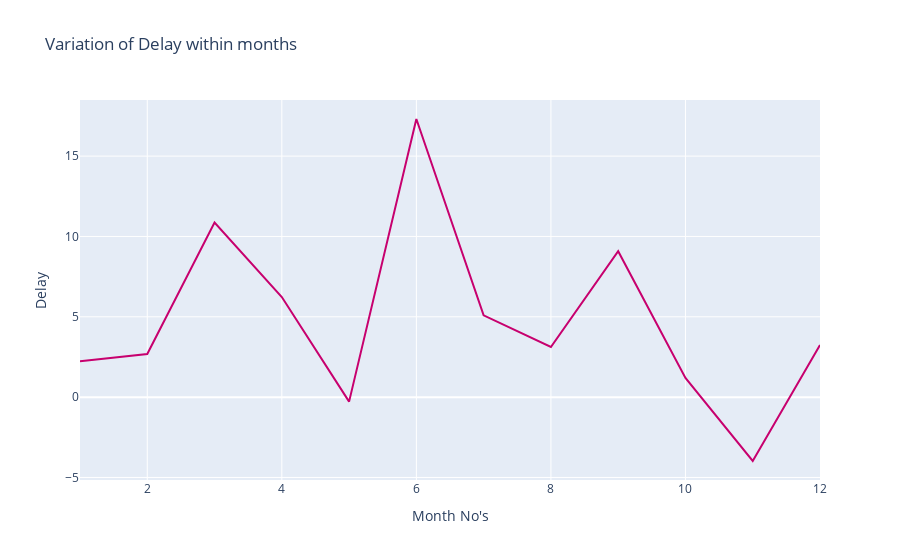

The cell this chart's notebook holds for it:
### Markdown cell above
#### To do:

*   Create a line plot with x-axis being the month and y-axis being computed average delay time. Update plot title,\
    xaxis, and yaxis title.

*   Hint: Scatter and line plot vary by updating mode parameter.

### Code cell
# Create line plot here
import plotly.express as px
df = line_data
# lineplot = px.line(df,x=df['Month'],y=df['ArrDelay'])
Constructor_data = go.Scatter(x= line_data['Month'], y= line_data['ArrDelay'], mode='lines', marker = dict(color='#c7006e'))  # Setting Data for plotly object
lineplot = go.Figure(data = Constructor_data) #Creating plotly Figure Object instance
lineplot.update_layout(title='Variation of Delay within months', xaxis_title= 'Month No\'s', yaxis_title= 'Delay') # Updating layout
lineplot.show() # Showing layout

### Figure 1 — Plotly figure (JSON) as saved in the notebook; plotly's stock layout.template omitted (floating-point values rounded to 4 significant figures)
{"data": [{"marker": {"color": "#c7006e"}, "mode": "lines", "type": "scatter", "x": [1, 2, 3, 4, 5, 6, 7, 8, 9, 10, 11, 12], "y": [2.233, 2.688, 10.87, 6.229, -0.2791, 17.31, 5.089, 3.122, 9.081, 1.2, -3.975, 3.241]}], "layout": {"autosize": true, "title": {"text": "Variation of Delay within months"}, "xaxis": {"autorange": true, "range": [1, 12], "title": {"text": "Month No's"}, "type": "linear"}, "yaxis": {"autorange": true, "range": [-5.158, 18.49], "title": {"text": "Delay"}, "type": "linear"}}}
